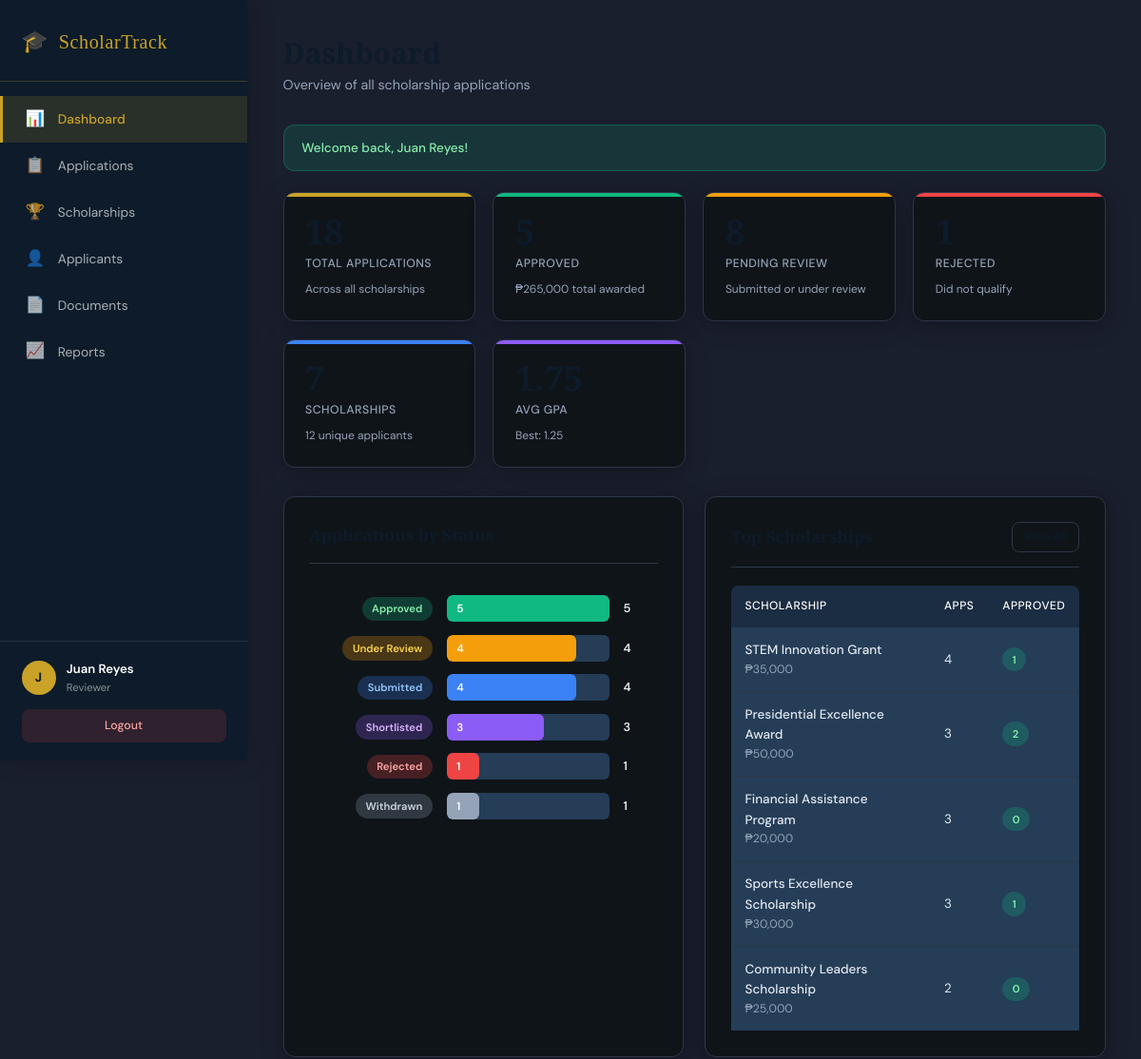
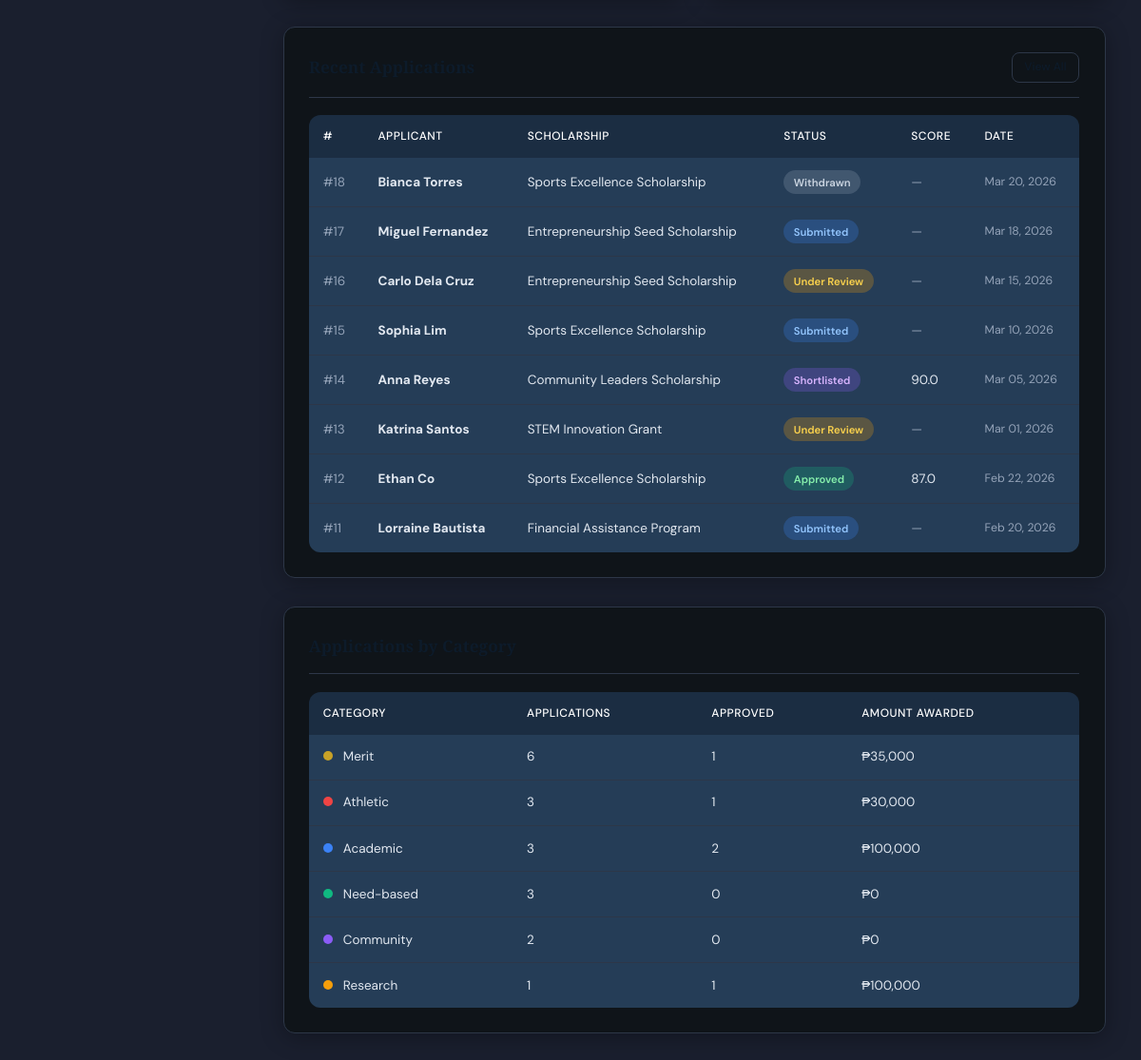
The app's page /dashboard.php (signed in) with its own data (2 pictures, top to bottom).
### tables this page shows
CREATE TABLE IF NOT EXISTS applications (
    application_id   INT AUTO_INCREMENT PRIMARY KEY,
    applicant_id     INT NOT NULL,
    scholarship_id   INT NOT NULL,
    reviewer_id      INT,
    status           ENUM('submitted','under_review','shortlisted','approved','rejected','withdrawn') NOT NULL DEFAULT 'submitted',
    essay            TEXT,
    score            DECIMAL(5,2),
    remarks          TEXT,
    submitted_at     DATETIME DEFAULT CURRENT_TIMESTAMP,
    updated_at       DATETIME DEFAULT CURRENT_TIMESTAMP ON UPDATE CURRENT_TIMESTAMP,
    FOREIGN KEY (applicant_id)   REFERENCES applicants(applicant_id)   ON DELETE CASCADE,
    FOREIGN KEY (scholarship_id) REFERENCES scholarships(scholarship_id) ON DELETE CASCADE,
    FOREIGN KEY (reviewer_id)    REFERENCES users(user_id)               ON DELETE SET NULL
);

CREATE TABLE IF NOT EXISTS scholarships (
    scholarship_id   INT AUTO_INCREMENT PRIMARY KEY,
    title            VARCHAR(150) NOT NULL,
    provider         VARCHAR(150) NOT NULL,
    description      TEXT,
    amount           DECIMAL(12,2) NOT NULL,
    slots_available  INT NOT NULL DEFAULT 1,
    min_gpa          DECIMAL(3,2) DEFAULT 1.00,
    deadline         DATE NOT NULL,
    category         ENUM('academic','athletic','need-based','merit','community','research') NOT NULL,
    status           ENUM('open','closed','paused') NOT NULL DEFAULT 'open',
    created_by       INT,
    created_at       DATETIME DEFAULT CURRENT_TIMESTAMP,
    FOREIGN KEY (created_by) REFERENCES users(user_id) ON DELETE SET NULL
);

### config.php (called while the page is built, shortened)
<?php
function e(string $s): string {
    return htmlspecialchars($s, ENT_QUOTES, 'UTF-8');
}
$statusLabels = [
    'submitted'    => 'Submitted',
    'under_review' => 'Under Review',
    'shortlisted'  => 'Shortlisted',
    'approved'     => 'Approved',
    'rejected'     => 'Rejected',
    'withdrawn'    => 'Withdrawn',
];

### dashboard.php (the view, shortened to what this page needs)
<?php
require 'config.php';
$stats = $pdo->query("
    SELECT
        COUNT(DISTINCT s.scholarship_id)                         AS total_scholarships,
        COUNT(DISTINCT ap.applicant_id)                          AS total_applicants,
        COUNT(a.application_id)                                  AS total_applications,
        SUM(CASE WHEN a.status = 'approved'  THEN 1 ELSE 0 END) AS approved_count,
        SUM(CASE WHEN a.status = 'rejected'  THEN 1 ELSE 0 END) AS rejected_count,
        SUM(CASE WHEN a.status = 'submitted' OR a.status = 'under_review' THEN 1 ELSE 0 END) AS pending_count,
        AVG(ap.gpa)                                              AS avg_gpa,
        MIN(ap.gpa)                                              AS best_gpa,
        MAX(ap.gpa)                                              AS lowest_gpa,
        SUM(CASE WHEN a.status = 'approved' THEN s.amount ELSE 0 END) AS total_awarded
    FROM applications a
    JOIN applicants   ap ON a.applicant_id   = ap.applicant_id
    JOIN scholarships s  ON a.scholarship_id = s.scholarship_id
")->fetch();
$byStatus = $pdo->query("
    SELECT status, COUNT(*) AS cnt
    FROM applications
    GROUP BY status
    ORDER BY cnt DESC
")->fetchAll();
$byCategory = $pdo->query("
    SELECT s.category, COUNT(a.application_id) AS apps,
           SUM(CASE WHEN a.status='approved' THEN 1 ELSE 0 END) AS approved,
           SUM(s.amount * (CASE WHEN a.status='approved' THEN 1 ELSE 0 END)) AS awarded
    FROM scholarships s
    LEFT JOIN applications a ON s.scholarship_id = a.scholarship_id
    LEFT JOIN applicants ap  ON a.applicant_id   = ap.applicant_id
    GROUP BY s.category
    ORDER BY apps DESC
")->fetchAll();
$recent = $pdo->query("
    SELECT a.application_id, a.status, a.submitted_at, a.score,
           CONCAT(ap.first_name,' ',ap.last_name) AS applicant_name,
           s.title AS scholarship_title, s.amount
    FROM applications a
    JOIN applicants   ap ON a.applicant_id   = ap.applicant_id
    JOIN scholarships s  ON a.scholarship_id = s.scholarship_id
    ORDER BY a.submitted_at DESC
    LIMIT 8
")->fetchAll();
$topScholarships = $pdo->query("
    SELECT s.title, s.amount, s.status AS sch_status,
           (SELECT COUNT(*) FROM applications WHERE scholarship_id = s.scholarship_id) AS app_count,
           (SELECT COUNT(*) FROM applications WHERE scholarship_id = s.scholarship_id AND status = 'approved') AS approved
    FROM scholarships s
    ORDER BY app_count DESC
    LIMIT 5
")->fetchAll();
$maxApps = max(array_column($byStatus, 'cnt') ?: [1]);
$categoryColors = [
    'academic'  => '#3b82f6',
    'merit'     => '#c9a227',
    'need-based'=> '#10b981',
    'athletic'  => '#ef4444',
    'community' => '#8b5cf6',
    'research'  => '#f59e0b',
];
include 'includes/header.php';
?>
<div class="stats-grid">
  <div class="stat-card" style="--accent:#c9a227">
    <div class="stat-value"><?= number_format($stats['total_applications']) ?></div>
    <div class="stat-label">Total Applications</div>
    <div class="stat-sub">Across all scholarships</div>
  </div>
  <div class="stat-card" style="--accent:#10b981">
    <div class="stat-value"><?= number_format($stats['approved_count']) ?></div>
    <div class="stat-label">Approved</div>
    <div class="stat-sub">₱<?= number_format($stats['total_awarded'],0) ?> total awarded</div>
  </div>
  <div class="stat-card" style="--accent:#f59e0b">
    <div class="stat-value"><?= number_format($stats['pending_count']) ?></div>
    <div class="stat-label">Pending Review</div>
    <div class="stat-sub">Submitted or under review</div>
  </div>
  <div class="stat-card" style="--accent:#ef4444">
    <div class="stat-value"><?= number_format($stats['rejected_count']) ?></div>
    <div class="stat-label">Rejected</div>
    <div class="stat-sub">Did not qualify</div>
  </div>
  <div class="stat-card" style="--accent:#3b82f6">
    <div class="stat-value"><?= number_format($stats['total_scholarships']) ?></div>
    <div class="stat-label">Scholarships</div>
    <div class="stat-sub"><?= number_format($stats['total_applicants']) ?> unique applicants</div>
  </div>
  <div class="stat-card" style="--accent:#8b5cf6">
    <div class="stat-value"><?= $stats['avg_gpa'] ? number_format($stats['avg_gpa'],2) : 'N/A' ?></div>
    <div class="stat-label">Avg GPA</div>
    <div class="stat-sub">Best: <?= $stats['best_gpa'] ?? 'N/A' ?></div>
  </div>
</div>
<div class="two-col">
  <div class="card">
    <div class="card-header">
      <span class="card-title">Applications by Status</span>
    </div>
    <div class="chart-bar-wrap">
      <?php foreach ($byStatus as $row):
        $pct = $maxApps ? round($row['cnt'] / $maxApps * 100) : 0;
        $fillColors = [
          'submitted'=>'#3b82f6','under_review'=>'#f59e0b','shortlisted'=>'#8b5cf6',
          'approved'=>'#10b981','rejected'=>'#ef4444','withdrawn'=>'#94a3b8'
        ];
        $color = $fillColors[$row['status']] ?? '#94a3b8';
      ?>
      <div class="chart-bar-item">
        <span class="chart-bar-label"><span class="badge badge-<?= $row['status'] ?>"><?= $statusLabels[$row['status']] ?? $row['status'] ?></span></span>
        <div class="chart-bar-track">
          <div class="chart-bar-fill" style="width:<?= $pct ?>%;background:<?= $color ?>">
            <?= $pct > 15 ? $row['cnt'] : '' ?>
          </div>
        </div>
        <span class="chart-bar-count"><?= $row['cnt'] ?></span>
      </div>
      <?php endforeach; ?>
    </div>
  </div>
  <div class="card">
    <div class="card-header">
      <span class="card-title">Top Scholarships</span>
      <a href="scholarships.php" class="btn btn-outline btn-sm">View All</a>
    </div>
    <table>
      <thead><tr>
        <th>Scholarship</th><th>Apps</th><th>Approved</th>
      </tr></thead>
      <tbody>
        <?php foreach ($topScholarships as $row): ?>
        <tr>
          <td>
            <div style="font-weight:500"><?= e($row['title']) ?></div>
            <div class="text-muted text-sm">₱<?= number_format($row['amount'],0) ?></div>
          </td>
          <td><?= $row['app_count'] ?></td>
          <td><span class="badge badge-approved"><?= $row['approved'] ?></span></td>
        </tr>
        <?php endforeach; ?>
      </tbody>
    </table>
  </div>
</div>
<div class="card section-gap">
  <div class="card-header">
    <span class="card-title">Recent Applications</span>
    <a href="applications.php" class="btn btn-outline btn-sm">View All</a>
  </div>
  <div class="table-responsive">
    <table>
      <thead><tr>
        <th>#</th><th>Applicant</th><th>Scholarship</th><th>Status</th><th>Score</th><th>Date</th>
      </tr></thead>
      <tbody>
        <?php foreach ($recent as $r): ?>
        <tr>
          <td class="text-muted">#<?= $r['application_id'] ?></td>
          <td><strong><?= e($r['applicant_name']) ?></strong></td>
          <td><?= e($r['scholarship_title']) ?></td>
          <td><span class="badge badge-<?= $r['status'] ?>"><?= $statusLabels[$r['status']] ?? $r['status'] ?></span></td>
          <td><?= $r['score'] ? number_format($r['score'],1) : '<span class="text-muted">—</span>' ?></td>
          <td class="text-muted text-sm"><?= date('M d, Y', strtotime($r['submitted_at'])) ?></td>
        </tr>
        <?php endforeach; ?>
      </tbody>
    </table>
  </div>
</div>
<div class="card section-gap">
  <div class="card-header">
    <span class="card-title">Applications by Category</span>
  </div>
  <div class="table-responsive">
    <table>
      <thead><tr>
        <th>Category</th><th>Applications</th><th>Approved</th><th>Amount Awarded</th>
      </tr></thead>
      <tbody>
        <?php foreach ($byCategory as $cat): $color = $categoryColors[$cat['category']] ?? '#6b7280'; ?>
        <tr>
          <td>
            <span style="display:inline-block;width:10px;height:10px;border-radius:50%;background:<?= $color ?>;margin-right:.5rem"></span>
            <?= ucfirst($cat['category']) ?>
          </td>
          <td><?= $cat['apps'] ?: 0 ?></td>
          <td><?= $cat['approved'] ?: 0 ?></td>
          <td>₱<?= number_format($cat['awarded'] ?: 0, 0) ?></td>
        </tr>
        <?php endforeach; ?>
      </tbody>
    </table>
  </div>
</div>
<?php include 'includes/footer.php'; ?>

### assets/style.css (style rules this page uses)
*, *::before, *::after { box-sizing: border-box; margin: 0; padding: 0; }
:root { --navy: #0d1b2a; --navy-mid: #1b2d42; --navy-light: #253d57; --gold: #c9a227; --gold-light: #e8bc3c; --gold-pale: #fdf3d5; --cream: #1a1f2e; --white: #0f1419; --text: #e2e8f0; --text-muted: #94a3b8; --border: #2d3748; --red: #ef4444; --green: #10b981; --amber: #f59e0b; --blue: #3b82f6; --purple: #8b5cf6; --sidebar-w: 260px; --radius: 12px; --shadow: 0 4px 24px rgba(0,0,0,.30); --shadow-lg: 0 8px 40px rgba(0,0,0,.50); }
html { font-size: 15px; }
body { font-family: 'DM Sans', sans-serif; background: var(--cream); color: var(--text); display: flex; min-height: 100vh; line-height: 1.6; }
.card { background: var(--white); border-radius: var(--radius); box-shadow: var(--shadow); padding: 1.75rem; border: 1px solid var(--border); }
.card-header { display: flex; justify-content: space-between; align-items: center; margin-bottom: 1.25rem; padding-bottom: 1rem; border-bottom: 1px solid var(--border); }
.card-title { font-family: 'Playfair Display', serif; font-size: 1.15rem; font-weight: 600; color: var(--navy); }
.stats-grid { display: grid; grid-template-columns: repeat(auto-fill, minmax(200px,1fr)); gap: 1.25rem; margin-bottom: 2rem; }
.stat-card { background: var(--white); border-radius: var(--radius); padding: 1.5rem; border: 1px solid var(--border); box-shadow: var(--shadow); position: relative; overflow: hidden; }
.stat-card::before { content: ''; position: absolute; top: 0; left: 0; right: 0; height: 4px; background: var(--accent, var(--gold)); }
.stat-value { font-family: 'Playfair Display', serif; font-size: 2.4rem; font-weight: 700; color: var(--navy); line-height: 1; }
.stat-label { font-size: .82rem; color: var(--text-muted); margin-top: .4rem; font-weight: 500; text-transform: uppercase; letter-spacing: .5px; }
.stat-sub { font-size: .8rem; color: var(--text-muted); margin-top: .5rem; }
.table-responsive { overflow-x: auto; border-radius: var(--radius); }
table { width: 100%; border-collapse: collapse; font-size: .9rem; }
thead tr { background: var(--navy-mid); }
thead th { color: #fff; padding: .85rem 1rem; text-align: left; font-weight: 500; font-size: .8rem; text-transform: uppercase; letter-spacing: .5px; white-space: nowrap; }
thead th:first-child { border-radius: 8px 0 0 0; }
thead th:last-child { border-radius: 0 8px 0 0; }
tbody tr { border-bottom: 1px solid var(--border); transition: background .15s; background: var(--navy-light); }
tbody tr:last-child { border-bottom: none; }
td { padding: .85rem 1rem; vertical-align: middle; color: var(--text); }
.badge { display: inline-block; padding: .25rem .7rem; border-radius: 99px; font-size: .75rem; font-weight: 600; text-transform: capitalize; white-space: nowrap; }
.badge-submitted { background: rgba(59,130,246,.25); color: #93c5fd; }
.badge-under_review { background: rgba(245,158,11,.25); color: #fcd34d; }
.badge-shortlisted { background: rgba(139,92,246,.25); color: #d8b4fe; }
.badge-approved { background: rgba(16,185,129,.25); color: #86efac; }
.badge-rejected { background: rgba(239,68,68,.25); color: #fca5a5; }
.badge-withdrawn { background: rgba(148,163,184,.25); color: #cbd5e1; }
.btn { display: inline-flex; align-items: center; gap: .4rem; padding: .55rem 1.2rem; border-radius: 8px; font-size: .87rem; font-weight: 500; text-decoration: none; cursor: pointer; border: none; transition: all .2s; white-space: nowrap; font-family: 'DM Sans', sans-serif; }
.btn-sm { padding: .35rem .85rem; font-size: .8rem; }
.btn-outline { background: transparent; color: var(--navy); border: 1.5px solid var(--border); }
.section-gap { margin-top: 2rem; }
.two-col { display: grid; grid-template-columns: 1fr 1fr; gap: 1.5rem; }
.text-muted { color: var(--text-muted); }
.text-sm { font-size: .82rem; }
.chart-bar-wrap { padding: 1rem 0; }
.chart-bar-item { display: flex; align-items: center; gap: 1rem; margin-bottom: .9rem; }
.chart-bar-label { min-width: 130px; font-size: .85rem; color: var(--text); text-align: right; }
.chart-bar-track { flex: 1; height: 28px; background: var(--navy-light); border-radius: 6px; overflow: hidden; }
.chart-bar-fill { height: 100%; border-radius: 6px; display: flex; align-items: center; padding-left: .7rem; font-size: .78rem; font-weight: 600; color: #fff; transition: width .6s ease; }
.chart-bar-count { min-width: 36px; font-size: .85rem; font-weight: 600; color: var(--text); }

### records on screen
applications: application_id "18", applicant_name "Bianca Torres", scholarship.title "Sports Excellence Scholarship", status "Withdrawn", submitted_at "Mar 20, 2026"
applications: application_id "17", applicant_name "Miguel Fernandez", scholarship.title "Entrepreneurship Seed Scholarship", status "Submitted", submitted_at "Mar 18, 2026"
applications: application_id "16", applicant_name "Carlo Dela Cruz", scholarship.title "Entrepreneurship Seed Scholarship", status "Under Review", submitted_at "Mar 15, 2026"
applications: application_id "15", applicant_name "Sophia Lim", scholarship.title "Sports Excellence Scholarship", status "Submitted", submitted_at "Mar 10, 2026"
applications: application_id "14", applicant_name "Anna Reyes", scholarship.title "Community Leaders Scholarship", status "Shortlisted", score "90.0", submitted_at "Mar 05, 2026"
applications: application_id "13", applicant_name "Katrina Santos", scholarship.title "STEM Innovation Grant", status "Under Review", submitted_at "Mar 01, 2026"
applications: application_id "12", applicant_name "Ethan Co", scholarship.title "Sports Excellence Scholarship", status "Approved", score "87.0", submitted_at "Feb 22, 2026"
applications: application_id "11", applicant_name "Lorraine Bautista", scholarship.title "Financial Assistance Program", status "Submitted", submitted_at "Feb 20, 2026"

### other values on screen
APP_NAME "ScholarTrack"
$icon "📊"
$label "Dashboard"
$icon "📋"
$label "Applications"
$icon "🏆"
$label "Scholarships"
$icon "👤"
$label "Applicants"
$icon "📄"
$label "Documents"
$icon "📈"
$label "Reports"
substr($_SESSION['full_name'] ?? 'U', 0, 1) "J"
$_SESSION['full_name'] "Juan Reyes"
